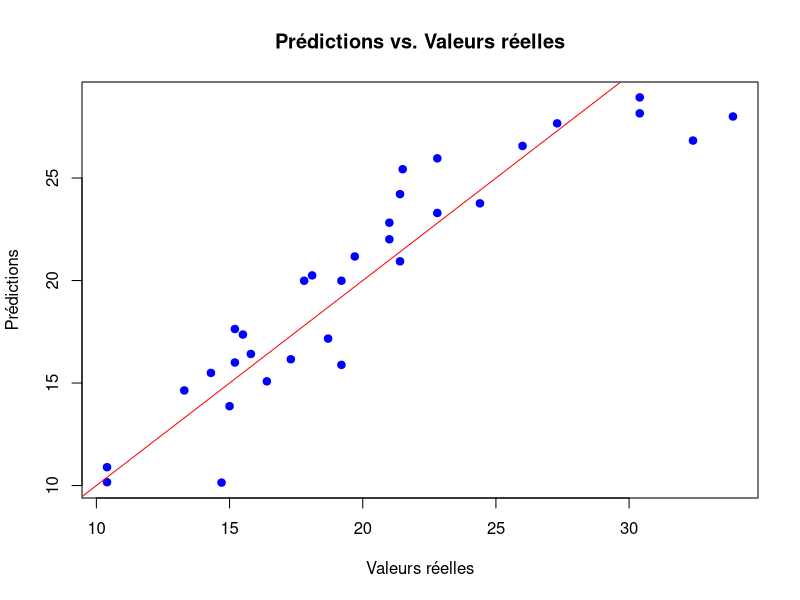

Write the R code that produced this figure.
model <- lm(mpg ~ hp + wt + cyl, data = mtcars)

predctions <- predict(model, mtcars)
print(predctions)
plot(mtcars$mpg, predctions, main = "Prédictions vs. Valeurs réelles", xlab = "Valeurs réelles", ylab = "Prédictions", col = "blue", pch = 19)
abline(0, 1, col = "red")
print(summary(model))